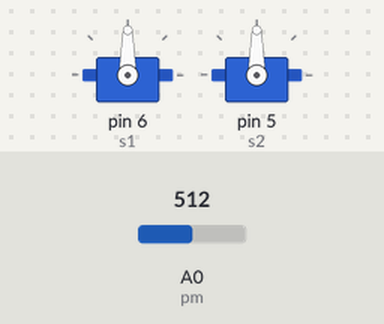
The sketch below on a simulated Arduino Uno, built with avr-gcc and run on an emulated ATmega328P. Shown: 2 × servo. Inputs (shaded band) come from the test bench; at power-on: A0 (pm) = 512.

Above: at 1.2 s.
1.3 s: A0 (pm) set to 716
At 1.7 s:
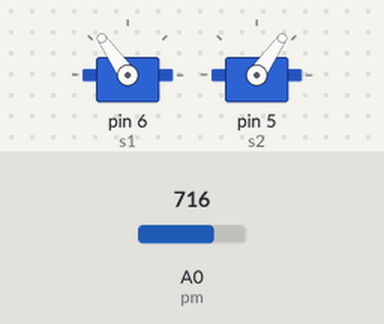
2.8 s: A0 (pm) set to 900
At 4.0 s:
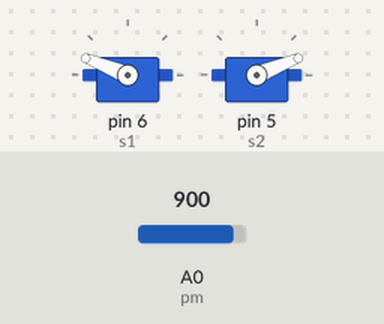
4.3 s: A0 (pm) set to 1023
At 5.2 s:
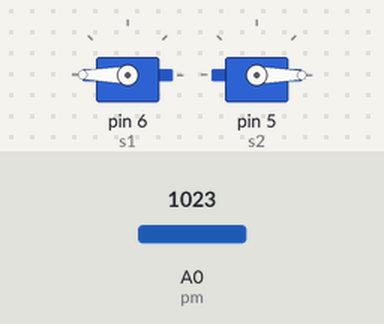
5.8 s: A0 (pm) set to 306
At 6.4 s:
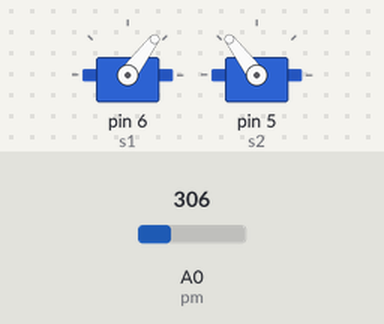
7.3 s: A0 (pm) set to 122
At 8.7 s:
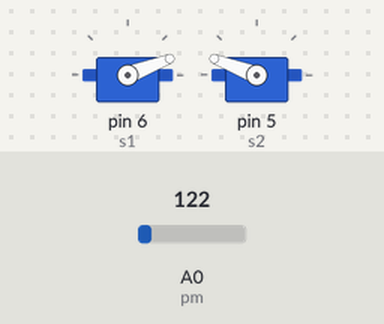
Timing chart, 0 to 9.8 s (numbered marks = the images above; inputs shaded):
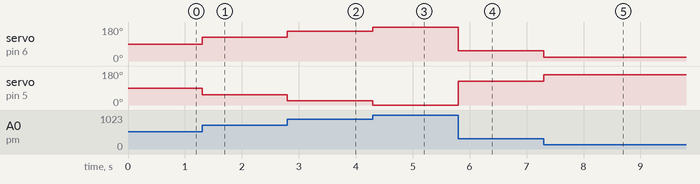

The sketch:

servo_with_potentiometer_in_opposite_direction.ino
```cpp
#include<Servo.h>
int pos=0;
int pm=A0;
int pmv;
int ang1,ang2;
Servo s1;
Servo s2;

void setup()
{
  pinMode(pm,INPUT);
  s1.attach(6);
  s2.attach(5);
}

void loop()
{
  pmv=analogRead(pm);
  ang1=map(pmv,0,1023,0,180);
  ang2=map(pmv,0,1023,180,0);
  s1.write(ang1);
  s2.write(ang2);
}
```

Measured:
- after the input at 1.3 s, servo on pin 6 (s1): 90° → 125° at once; servo on pin 5 (s2): 90° → 55° at once
- after the input at 2.8 s, servo on pin 6 (s1): 125° → 158° at once; servo on pin 5 (s2): 55° → 22° at once
- after the input at 4.3 s, servo on pin 6 (s1): 158° → 180° at once; servo on pin 5 (s2): 22° → 0° at once
- after the input at 5.8 s, servo on pin 6 (s1): 180° → 53° at once; servo on pin 5 (s2): 0° → 127° at once
- after the input at 7.3 s, servo on pin 6 (s1): 53° → 21° at once; servo on pin 5 (s2): 127° → 159° at once
